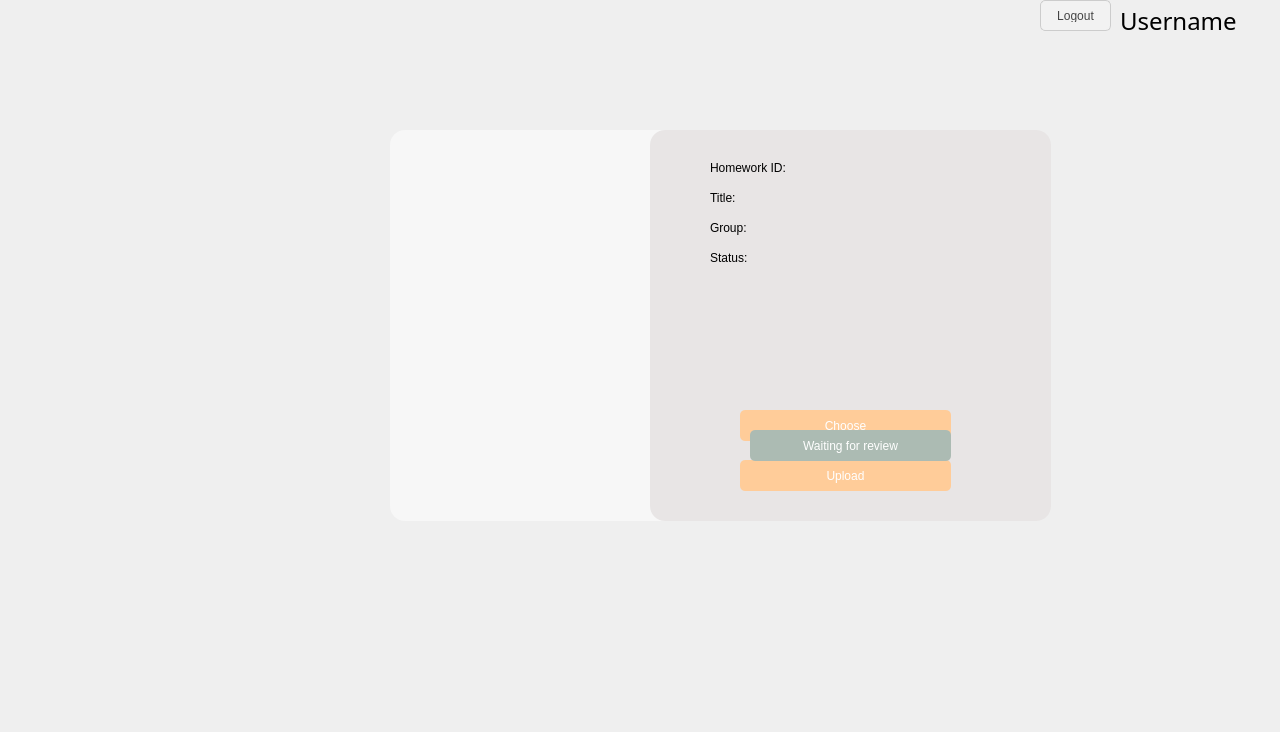
<?xml version="1.0" encoding="UTF-8"?>
<ui version="4.0">
 <class>afterlogin</class>
 <widget class="QMainWindow" name="afterlogin">
  <property name="geometry">
   <rect>
    <x>0</x>
    <y>0</y>
    <width>1280</width>
    <height>732</height>
   </rect>
  </property>
  <property name="maximumSize">
   <size>
    <width>1280</width>
    <height>732</height>
   </size>
  </property>
  <property name="windowTitle">
   <string>MainWindow</string>
  </property>
  <property name="styleSheet">
   <string notr="true"/>
  </property>
  <widget class="QWidget" name="centralwidget">
   <widget class="QLabel" name="mainlabel">
    <property name="geometry">
     <rect>
      <x>0</x>
      <y>0</y>
      <width>1321</width>
      <height>731</height>
     </rect>
    </property>
    <property name="maximumSize">
     <size>
      <width>1321</width>
      <height>731</height>
     </size>
    </property>
    <property name="acceptDrops">
     <bool>true</bool>
    </property>
    <property name="styleSheet">
     <string notr="true">background-image: url(D:/Teme Proiecte/POO PROIECT/background.png);</string>
    </property>
    <property name="text">
     <string/>
    </property>
   </widget>
   <widget class="QLabel" name="usernamelabel">
    <property name="geometry">
     <rect>
      <x>1120</x>
      <y>0</y>
      <width>151</width>
      <height>41</height>
     </rect>
    </property>
    <property name="font">
     <font>
      <family>Javanese Text</family>
      <pointsize>18</pointsize>
     </font>
    </property>
    <property name="text">
     <string>Username</string>
    </property>
   </widget>
   <widget class="QToolButton" name="toolButton">
    <property name="geometry">
     <rect>
      <x>1040</x>
      <y>0</y>
      <width>71</width>
      <height>31</height>
     </rect>
    </property>
    <property name="acceptDrops">
     <bool>true</bool>
    </property>
    <property name="styleSheet">
     <string notr="true">QToolButton {
    font-family: &quot;Helvetica Neue&quot;, Helvetica, Arial, sans-serif;
    font-size: 12px;
    color: #444444;
    border-radius: 5px;
    padding: 8px;
    border: 1px solid #cccccc;
    background-color: #f2f2f2;
}

QToolButton::drop-down {
    subcontrol-origin: padding;
    subcontrol-position: top right;
    width: 20px;
    border-left-width: 1px;
    border-left-color: #cccccc;
    border-left-style: solid;
    border-top-right-radius: 5px;
    border-bottom-right-radius: 5px;
    background-color: #ffcc99;
}

QToolButton::down-arrow {
    image: url(path/to/down-arrow.png);
    width: 12px;
    height: 12px;
}
QToolButton:hover {
    background-color: #cccccc;
}

QToolButton:pressed {
    background-color: #999999;
}</string>
    </property>
    <property name="text">
     <string>Logout</string>
    </property>
   </widget>
   <widget class="QListWidget" name="homeworksWidget">
    <property name="geometry">
     <rect>
      <x>390</x>
      <y>130</y>
      <width>541</width>
      <height>391</height>
     </rect>
    </property>
    <property name="styleSheet">
     <string notr="true">QWidget {
    background-color: #f7f7f7;
    border-radius: 15px;
    font-family: &quot;Helvetica Neue&quot;, Helvetica, Arial, sans-serif;
    font-size: 14px;
    color: #444444;
}

QLabel {
    color: #777777;
}

QPushButton {
    background-color: #f2d3bd;
    border: none;
    border-radius: 5px;
    color: #ffffff;
    padding: 8px;
}

QPushButton:hover {
    background-color: #e1b6a1;
}</string>
    </property>
   </widget>
   <widget class="QListWidget" name="detailsWidget">
    <property name="geometry">
     <rect>
      <x>650</x>
      <y>130</y>
      <width>401</width>
      <height>391</height>
     </rect>
    </property>
    <property name="styleSheet">
     <string notr="true">QWidget {
    background-color: #E8E5E5;
    border-radius: 15px;
    font-family: &quot;Helvetica Neue&quot;, Helvetica, Arial, sans-serif;
    font-size: 14px;
    color: #444444;
}

QLabel {
    color: #777777;
}

QPushButton {
    background-color: #f2d3bd;
    border: none;
    border-radius: 5px;
    color: #ffffff;
    padding: 8px;
}

QPushButton:hover {
    background-color: #e1b6a1;
}</string>
    </property>
   </widget>
   <widget class="QPushButton" name="chooseButton">
    <property name="geometry">
     <rect>
      <x>740</x>
      <y>410</y>
      <width>211</width>
      <height>31</height>
     </rect>
    </property>
    <property name="styleSheet">
     <string notr="true">QPushButton {
    background-color: #ffcc99;
    border: none;
    border-radius: 5px;
    color: #ffffff;
    padding: 8px;
}

QPushButton:hover {
    background-color: #ffbb77;
}</string>
    </property>
    <property name="text">
     <string>Choose</string>
    </property>
   </widget>
   <widget class="QPushButton" name="uploadButton">
    <property name="geometry">
     <rect>
      <x>740</x>
      <y>460</y>
      <width>211</width>
      <height>31</height>
     </rect>
    </property>
    <property name="styleSheet">
     <string notr="true">QPushButton {
    background-color: #ffcc99;
    border: none;
    border-radius: 5px;
    color: #ffffff;
    padding: 8px;
}

QPushButton:hover {
    background-color: #ffbb77;
}</string>
    </property>
    <property name="text">
     <string>Upload</string>
    </property>
   </widget>
   <widget class="QLabel" name="titleLabel">
    <property name="geometry">
     <rect>
      <x>710</x>
      <y>190</y>
      <width>321</width>
      <height>16</height>
     </rect>
    </property>
    <property name="text">
     <string>Title: </string>
    </property>
   </widget>
   <widget class="QLabel" name="groupLabel">
    <property name="geometry">
     <rect>
      <x>710</x>
      <y>220</y>
      <width>251</width>
      <height>16</height>
     </rect>
    </property>
    <property name="text">
     <string>Group: </string>
    </property>
   </widget>
   <widget class="QLabel" name="statusLabel">
    <property name="geometry">
     <rect>
      <x>710</x>
      <y>250</y>
      <width>301</width>
      <height>16</height>
     </rect>
    </property>
    <property name="text">
     <string>Status: </string>
    </property>
   </widget>
   <widget class="QLabel" name="idLabel">
    <property name="geometry">
     <rect>
      <x>710</x>
      <y>160</y>
      <width>301</width>
      <height>16</height>
     </rect>
    </property>
    <property name="text">
     <string>Homework ID: </string>
    </property>
   </widget>
   <widget class="QPushButton" name="reviewButton">
    <property name="enabled">
     <bool>false</bool>
    </property>
    <property name="geometry">
     <rect>
      <x>750</x>
      <y>430</y>
      <width>201</width>
      <height>31</height>
     </rect>
    </property>
    <property name="styleSheet">
     <string notr="true">QPushButton {
    background-color: #acbbb3;
    border: none;
    border-radius: 5px;
    color: #ffffff;
    padding: 8px;
}

QPushButton:hover {
    background-color: #ffbb77;
}</string>
    </property>
    <property name="text">
     <string>Waiting for review</string>
    </property>
   </widget>
  </widget>
 </widget>
 <resources/>
 <connections/>
</ui>
